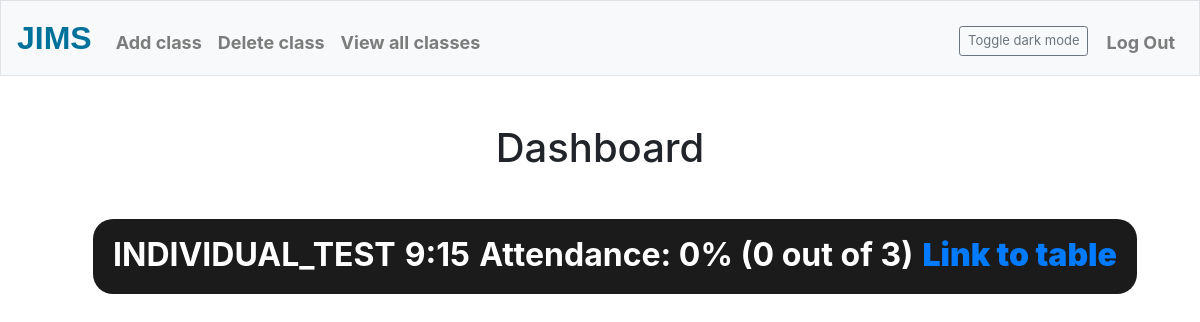
Page / (signed in) on the committed database.
### tables this page shows
CREATE TABLE classes (classID INTEGER, teacherID INTEGER, nameID INTEGER, numberOfStudents INTEGER, timeID INTEGER, PRIMARY KEY(classID), FOREIGN KEY(teacherID) REFERENCES teachers(teacherID), FOREIGN KEY(timeID) REFERENCES times(timeID), FOREIGN KEY(nameID) REFERENCES classNames(nameID));

CREATE TABLE classNames (nameID INTEGER, name TEXT, PRIMARY KEY(nameID));

CREATE TABLE clock (clockID INTEGER, time TEXT, PRIMARY KEY(clockID));

### Teacher interface/app.py (the view)
@app.route("/")
@login_required
def index():
    currentDate = datetime.datetime.now()
    currentDay = currentDate.strftime("%A")
    currentWeek = currentDate.strftime("%W")
    if int(currentWeek) % 2 == 1:
        week = "A"
    else:
        week = "B"
    classes = db.execute("""SELECT classID, name, numberOfStudents, week, day, time, classes.timeID FROM classes LEFT JOIN
    times ON classes.timeID = times.timeID LEFT JOIN days ON times.dayID = days.dayID LEFT JOIN clock ON clock.clockID =
    times.clockID LEFT JOIN classNames ON classes.nameID = classNames.nameID WHERE teacherID = :ID AND day = :days AND
    week = :week ORDER BY week, days.dayID, clock.clockID""", ID = session["user_id"], days = currentDay, week = week)
    if len(classes) == 0:
        return render_template("blank index.html")
    else:
        classIDlist = []
        for item in classes:
            classIDlist.append(item["classID"])
        attendance = []
        for classID in classIDlist:
            present = db.execute("""SELECT forename, surname, attendance FROM students LEFT JOIN classToStudent ON
            students.studentID = classToStudent.studentID LEFT JOIN classes ON classes.classID = classToStudent.classID
            LEFT JOIN classNames ON classNames.nameID = classes.nameID WHERE classes.classID = :ID AND attendance != '.'
            """, ID = classID)
            attendance.append(len(present))
        for i in range((len(classes))):
            item = classes[i]
            total = int(item["numberOfStudents"])
            present = attendance[i]
            item["present"] = present
            percentage = round((present / total) * 100)
            item["percentage"] = str(percentage)
        return render_template("index.html", classes = classes)

### Teacher interface/app.py (called while the page is built)
@app.after_request
def after_request(response):
    response.headers["Cache-Control"] = "no-cache, no-store, must-revalidate"
    response.headers["Expires"] = 0
    response.headers["Pragma"] = "no-cache"
    return response

### Teacher interface/helpers.py (called while the page is built)
def login_required(f):
    @wraps(f)
    def decorated_function(*args, **kwargs):
        if session.get("user_id") is None:
            return redirect("/login")
        return f(*args, **kwargs)
    return decorated_function

### Teacher interface/templates/index.html (shortened to what this page needs)
{% extends "layout.html" %}
{% block main %}
    <h1>Dashboard</h1>
    <br>
    {% for class in classes %}
        <div class="pill">
            <p>
                <span id="name{{ class.classID }}">{{ class.name.upper() }}</span>
                <span id="time{{ class.classID }}">{{ class.time }}</span>
                <span>Attendance: {{ class.percentage }}% ({{ class.present }} out of {{ class.numberOfStudents }})</span>
                <span id="link{{ class.classID }}" class="link">Link to table</span>
            </p>
        </div>
    {% endfor %}
{% endblock %}

### Teacher interface/static/styles.css (style rules this page uses)
.pill { background-color: #1b1b1b; border-radius: 20px; color: white; height: 75px; padding: 12px 20px; width: 100%; margin: 15px; font-size: xx-large; font-weight: bold; text-align: center; }
p { display: flex; justify-content: space-between; }
.link { color: #007bff; cursor: pointer; font-weight: bolder; }

### rows in the picture
classes: name "INDIVIDUAL_TEST", time "9:15", percentage "0", present "0", numberOfStudents "3"
